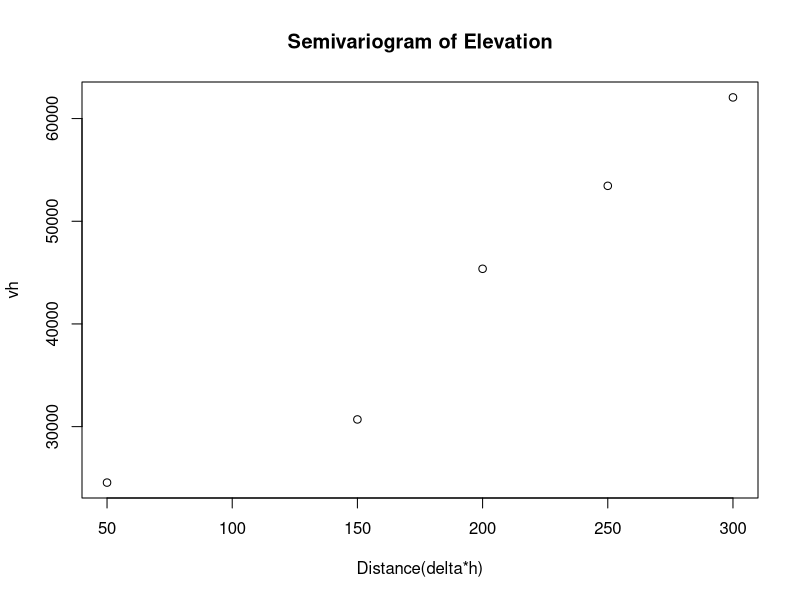

This chart was generated by the following R code:
#Question 4
h = c(11,5,7,16,6,8,11,12,6,12,16,15,9,14,9)
data = data.frame(h)
data
k = 15
s_vmr = sqrt(2/14) #[1] 0.3779645
s2 = var(h)        #[1] 13.69524
xbar = mean(h)     #[1] 10.46667

VMR = s_vmr/xbar   #[1] 1.308462

t = (VMR-1)/s_vmr  #[1] -2.55021
qt(0.975,14)

#Question 5
vh = c(24550,30700,45370,53450,62060)
h = c(1,3,4,5,6)
dist = h*50
plot(dist,vh, main="Semivariogram of Elevation", xlab="Distance(delta*h)")
